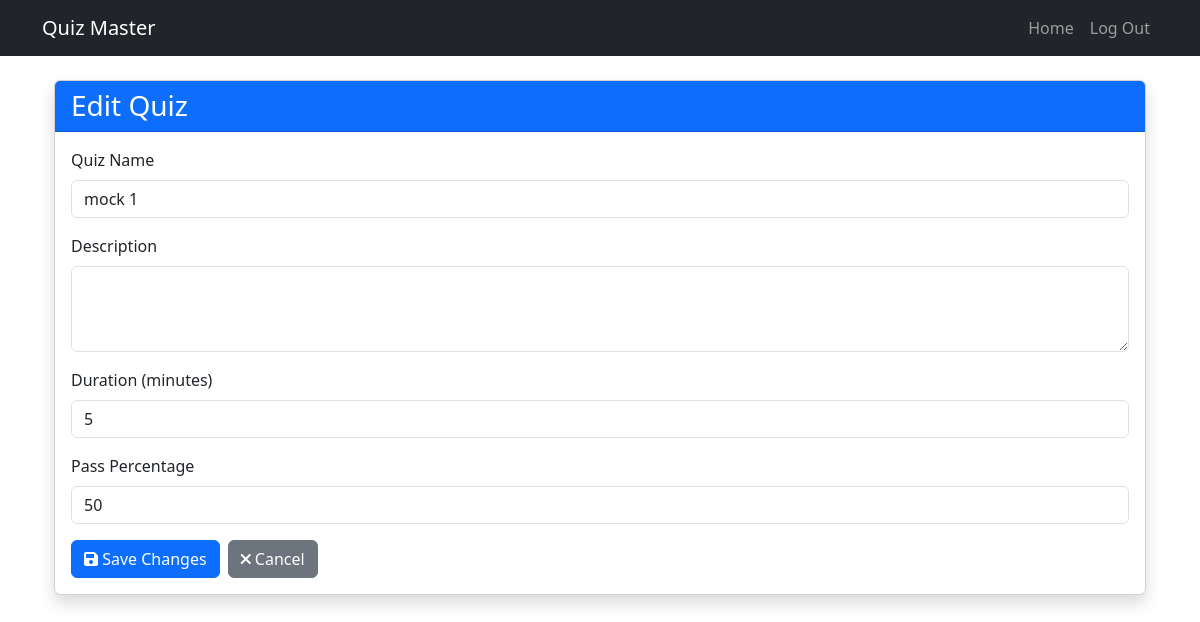
The page /admin/subject/5/chapter/4/quiz/3/edit/ (signed in) on the database its author committed.
### model.py (models this page shows)
class Quiz(db.Model):
    __tablename__='quiz'
    id = db.Column(db.Integer, primary_key=True)
    name = db.Column(db.String(100), nullable=False)
    chapter_id = db.Column(db.Integer, db.ForeignKey('chapter.id'), nullable=False)
    total_questions = db.Column(db.Integer, nullable=False)  # Make sure this exists
    duration = db.Column(db.Integer, nullable=False)
    pass_percentage = db.Column(db.Integer, nullable=False)
    description = db.Column(db.Text, nullable=True)
    subject_id = db.Column(db.Integer, db.ForeignKey('subject.id'), nullable=False)
    users = db.relationship('Users', secondary=user_quiz_association, back_populates="quizzes")
    subject = db.relationship('Subject', foreign_keys=[subject_id], backref=db.backref('quizzes', lazy=True))

### app.py (the view, shortened to what this page needs)
@app.route('/admin/subject/<int:subject_id>/chapter/<int:chapter_id>/quiz/<int:quiz_id>/edit/', methods=['GET', 'POST'])
@admin_req
def edit_quiz(subject_id, chapter_id, quiz_id):
    quiz = Quiz.query.get(quiz_id)
    if not quiz:
        flash('Quiz does not exist')
        return redirect(url_for('show_chapter', subject_id=subject_id, chapter_id=chapter_id))
    return render_template('Quiz/edit.html', quiz=quiz)

### app.py (called while the page is built)
def admin_req(f):
    @wraps(f)
    def inner(*args, **kwargs):
        if 'user_id' not in session or session['user_type'] != 'admin':
            flash('You need admin privileges to access this page', 'danger')
            return redirect(url_for('login'))
        return f(*args, **kwargs)
    return inner

### templates/Quiz/edit.html (shortened to what this page needs)
{% extends 'dashboard_layout.html' %}
{%block content%}
<div class="container mt-4">
    <div class="card shadow">
        <div class="card-header bg-primary text-white">
            <h3 class="mb-0">Edit Quiz</h3>
        </div>
        <div class="card-body">
            <form action="{{ url_for('edit_quiz', subject_id=quiz.subject_id, chapter_id=quiz.chapter_id, quiz_id=quiz.id) }}" method="POST">
                <div class="mb-3">
                    <label for="name" class="form-label">Quiz Name</label>
                    <input type="text" class="form-control" id="name" name="name" value="{{quiz.name}}" required>
                </div>
                <div class="mb-3">
                    <label for="description" class="form-label">Description</label>
                    <textarea class="form-control" id="description" name="description" rows="3">{{quiz.description}}</textarea>
                </div>
                <div class="mb-3">
                    <label for="duration" class="form-label">Duration (minutes)</label>
                    <input type="number" class="form-control" id="duration" name="duration" value="{{quiz.duration}}" min="1" required>
                </div>
                <div class="mb-3">
                    <label for="pass_percentage" class="form-label">Pass Percentage</label>
                    <input type="number" class="form-control" id="pass_percentage" name="pass_percentage" value="{{quiz.pass_percentage}}" min="0" max="100" required>
                </div>
                <div class="d-flex gap-2">
                    <button type="submit" class="btn btn-primary">
                        <i class="fas fa-save"></i> Save Changes
                    </button>
                    <a href="{{ url_for('show_chapter', subject_id=quiz.subject_id, chapter_id=quiz.chapter_id) }}" class="btn btn-secondary">
                        <i class="fas fa-times"></i> Cancel
                    </a>
                </div>
            </form>
        </div>
    </div>
</div>
{%endblock%}

### rows shown on the page
Quiz: name "mock 1", duration "5", pass_percentage "50"
